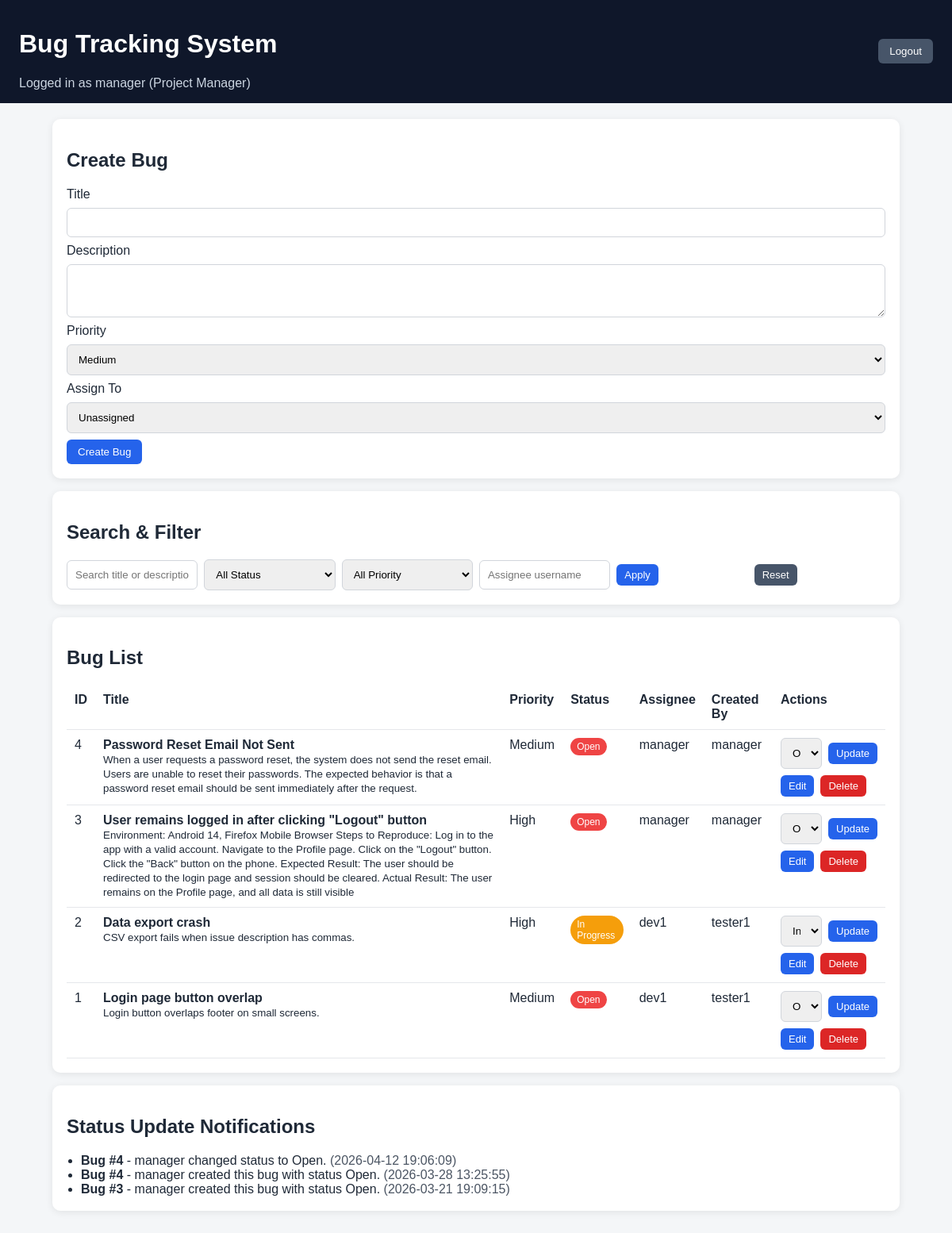
The page / (signed in) on the database its author committed.
### tables this page shows
CREATE TABLE users (
            id INTEGER PRIMARY KEY AUTOINCREMENT,
            username TEXT NOT NULL UNIQUE,
            password TEXT NOT NULL,
            role TEXT NOT NULL CHECK(role IN ('Developer', 'Tester', 'Project Manager'))
        );

CREATE TABLE bugs (
            id INTEGER PRIMARY KEY AUTOINCREMENT,
            title TEXT NOT NULL,
            description TEXT NOT NULL,
            priority TEXT NOT NULL CHECK(priority IN ('Low', 'Medium', 'High', 'Critical')),
            status TEXT NOT NULL CHECK(status IN ('Open', 'In Progress', 'Resolved')) DEFAULT 'Open',
            assignee_id INTEGER,
            created_by INTEGER NOT NULL,
            created_at DATETIME DEFAULT CURRENT_TIMESTAMP,
            updated_at DATETIME DEFAULT CURRENT_TIMESTAMP,
            FOREIGN KEY (assignee_id) REFERENCES users (id),
            FOREIGN KEY (created_by) REFERENCES users (id)
        );

CREATE TABLE activity_log (
            id INTEGER PRIMARY KEY AUTOINCREMENT,
            bug_id INTEGER NOT NULL,
            message TEXT NOT NULL,
            created_at DATETIME DEFAULT CURRENT_TIMESTAMP,
            FOREIGN KEY (bug_id) REFERENCES bugs (id)
        );

### bug_tracker/bugs.py (the view)
@bp.route("/")
@login_required
def dashboard():
    db = get_db()
    query = request.args.get("q", "").strip()
    status = request.args.get("status", "").strip()
    priority = request.args.get("priority", "").strip()
    assignee = request.args.get("assignee", "").strip()
    sql = """
        SELECT
            b.id, b.title, b.description, b.priority, b.status, b.created_at, b.updated_at,
            cu.username AS created_by_name,
            au.username AS assignee_name
        FROM bugs b
        JOIN users cu ON b.created_by = cu.id
        LEFT JOIN users au ON b.assignee_id = au.id
        WHERE 1=1
    """
    params = []
    if query:
        sql += " AND (b.title LIKE ? OR b.description LIKE ?)"
        params.extend([f"%{query}%", f"%{query}%"])
    if status in ALLOWED_STATUSES:
        sql += " AND b.status = ?"
        params.append(status)
    if priority in ALLOWED_PRIORITIES:
        sql += " AND b.priority = ?"
        params.append(priority)
    if assignee:
        sql += " AND au.username = ?"
        params.append(assignee)
    sql += " ORDER BY b.id DESC"
    bugs = db.execute(sql, params).fetchall()
    users = db.execute("SELECT id, username, role FROM users ORDER BY username ASC").fetchall()
    notifications = db.execute(
        """
        SELECT al.message, al.created_at, b.id AS bug_id
        FROM activity_log al
        JOIN bugs b ON b.id = al.bug_id
        ORDER BY al.id DESC
        LIMIT 8
        """
    ).fetchall()
    return render_template(
        "dashboard.html",
        bugs=bugs,
        users=users,
        notifications=notifications,
        filters={"q": query, "status": status, "priority": priority, "assignee": assignee},
    )

### bug_tracker/auth.py (called while the page is built)
def login_required(view):
    @wraps(view)
    def wrapped_view(**kwargs):
        if session.get("user_id") is None:
            return redirect(url_for("auth.login"))
        return view(**kwargs)
    return wrapped_view

### bug_tracker/db.py (called while the page is built)
def get_db():
    if "db" not in g:
        g.db = sqlite3.connect(current_app.config["DATABASE"])
        g.db.row_factory = sqlite3.Row
    return g.db

### bug_tracker/templates/dashboard.html (shortened to what this page needs)
{% extends "base.html" %}
{% block content %}
<section class="card">
    <h2>Create Bug</h2>
    <form method="post" action="{{ url_for('bugs.create_bug') }}" class="form-grid">
        <label for="title">Title</label>
        <input id="title" name="title" type="text" required>
        <label for="description">Description</label>
        <textarea id="description" name="description" rows="3" required></textarea>
        <label for="priority">Priority</label>
        <select id="priority" name="priority" required>
            <option value="Medium" selected>Medium</option>
        </select>
        <label for="assignee_id">Assign To</label>
        <select id="assignee_id" name="assignee_id">
            <option value="">Unassigned</option>
        </select>
        <button class="btn" type="submit">Create Bug</button>
    </form>
</section>
<section class="card">
    <h2>Search & Filter</h2>
    <form method="get" action="{{ url_for('bugs.dashboard') }}" class="filter-grid">
        <input type="text" name="q" value="{{ filters.q }}" placeholder="Search title or description">
        <select name="status">
            <option value="">All Status</option>
        </select>
        <select name="priority">
            <option value="">All Priority</option>
        </select>
        <input type="text" name="assignee" value="{{ filters.assignee }}" placeholder="Assignee username">
        <button class="btn btn-small" type="submit">Apply</button>
        <a class="btn btn-secondary btn-small" href="{{ url_for('bugs.dashboard') }}">Reset</a>
    </form>
</section>
<section class="card">
    <h2>Bug List</h2>
    {% if bugs %}
    <table>
        <thead>
            <tr>
                <th>ID</th>
                <th>Title</th>
                <th>Priority</th>
                <th>Status</th>
                <th>Assignee</th>
                <th>Created By</th>
                <th>Actions</th>
            </tr>
        </thead>
        <tbody>
            {% for bug in bugs %}
            <tr>
                <td>{{ bug.id }}</td>
                <td>
                    <strong>{{ bug.title }}</strong><br>
                    <small>{{ bug.description }}</small>
                </td>
                <td>{{ bug.priority }}</td>
                <td><span class="status status-{{ bug.status|replace(' ', '-')|lower }}">{{ bug.status }}</span></td>
                <td>{{ bug.assignee_name if bug.assignee_name else "Unassigned" }}</td>
                <td>{{ bug.created_by_name }}</td>
                <td>
                    <form method="post" action="{{ url_for('bugs.update_bug_status', bug_id=bug.id) }}" class="inline-form">
                        <select name="status">
                            <option value="Open" {% if bug.status == "Open" %}selected{% endif %}>Open</option>
                            <option value="In Progress" {% if bug.status == "In Progress" %}selected{% endif %}>In Progress</option>
                        </select>
                        <button class="btn btn-small" type="submit">Update</button>
                    </form>
                    <div class="action-row">
                        <a class="btn btn-small" href="{{ url_for('bugs.edit_bug', bug_id=bug.id) }}">Edit</a>
                        <form method="post" action="{{ url_for('bugs.delete_bug', bug_id=bug.id) }}" onsubmit="return confirm('Delete this bug?')">
                            <button class="btn btn-danger btn-small" type="submit">Delete</button>
                        </form>
                    </div>
                </td>
            </tr>
            {% endfor %}
        </tbody>
    </table>
    {% else %}
    <p>No bugs found for selected filters.</p>
    {% endif %}
</section>
<section class="card">
    <h2>Status Update Notifications</h2>
    {% if notifications %}
    <ul class="activity-list">
        {% for item in notifications %}
        <li><strong>Bug #{{ item.bug_id }}</strong> - {{ item.message }} <span class="muted">({{ item.created_at }})</span></li>
        {% endfor %}
    </ul>
    {% else %}
    <p>No activity yet.</p>
    {% endif %}
</section>
{% endblock %}

### bug_tracker/templates/base.html (shortened to what this page needs)
<!DOCTYPE html>
<html lang="en">
<head>
    <link rel="stylesheet" href="{{ url_for('static', filename='styles.css') }}">
</head>
<body>
    <header class="header">
        <div>
            <h1>Bug Tracking System</h1>
            {% if session.get('username') %}
            <p class="subtitle">Logged in as {{ session.get('username') }} ({{ session.get('role') }})</p>
            {% endif %}
        </div>
        {% if session.get('username') %}
        <form method="post" action="{{ url_for('auth.logout') }}">
            <button class="btn btn-secondary" type="submit">Logout</button>
        </form>
        {% endif %}
    </header>
    <main class="container">
        {% block content %}{% endblock %}
    </main>
</body>
</html>

### bug_tracker/static/styles.css (style rules this page uses)
* { box-sizing: border-box; }
body { margin: 0; font-family: Arial, sans-serif; background: #f4f6f8; color: #1f2937; }
.header { display: flex; justify-content: space-between; align-items: center; padding: 16px 24px; background: #0f172a; color: #fff; }
.subtitle { margin: 6px 0 0; color: #cbd5e1; }
.container { max-width: 1100px; margin: 20px auto; padding: 0 16px 24px; }
.card { background: #fff; border-radius: 10px; padding: 18px; box-shadow: 0 2px 10px rgba(0, 0, 0, 0.08); margin-bottom: 16px; }
.form-grid, .filter-grid { display: grid; gap: 8px; }
.filter-grid { grid-template-columns: repeat(auto-fit, minmax(150px, 1fr)); align-items: center; }
input, textarea, select { width: 100%; padding: 10px; border: 1px solid #d1d5db; border-radius: 6px; }
.btn { width: fit-content; padding: 8px 14px; border: none; border-radius: 6px; background: #2563eb; color: #fff; text-decoration: none; cursor: pointer; }
.btn-secondary { background: #475569; }
.btn-danger { background: #dc2626; }
.btn-small { padding: 6px 10px; font-size: 13px; }
.inline-form { display: flex; gap: 8px; align-items: center; }
.action-row { margin-top: 8px; display: flex; gap: 8px; align-items: center; }
table { width: 100%; border-collapse: collapse; }
th, td { border-bottom: 1px solid #e5e7eb; text-align: left; padding: 10px; vertical-align: top; }
.muted { color: #4b5563; }
.status { display: inline-block; padding: 4px 8px; border-radius: 999px; color: #fff; font-size: 12px; }
.status-open { background: #ef4444; }
.status-in-progress { background: #f59e0b; }
.activity-list, .credential-list { margin: 0; padding-left: 18px; }

### rows shown on the page
users: get "manager", get "Project Manager"
bugs: id "4", title "Password Reset Email Not Sent", description "When a user requests a password reset, the system does not send the reset email. Users are unable to reset their passwords. The expected behavior is that a password reset email should be sent immediately after the request.", priority "Medium", status "Open", username "manager", created_by_name "manager"
bugs: id "3", title "User remains logged in after clicking \"Logout\" button", description "Environment: Android 14, Firefox Mobile Browser Steps to Reproduce: Log in to the app with a valid account. Navigate to the Profile page. Click on the \"Logout\" button. Click the \"Back\" button on the phone. Expected Result: The user should be redirected to the login page and session should be cleared. Actual Result: The user remains on the Profile page, and all data is still visible", priority "High", status "Open", username "manager", created_by_name "manager"
bugs: id "2", title "Data export crash", description "CSV export fails when issue description has commas.", priority "High", status "In Progress", username "dev1", created_by_name "tester1"
bugs: id "1", title "Login page button overlap", description "Login button overlaps footer on small screens.", priority "Medium", status "Open", username "dev1", created_by_name "tester1"
activity_log: bug_id "4", message "manager changed status to Open.", created_at "2026-04-12 19:06:09"
activity_log: bug_id "4", message "manager created this bug with status Open.", created_at "2026-03-28 13:25:55"
activity_log: bug_id "3", message "manager created this bug with status Open.", created_at "2026-03-21 19:09:15"
